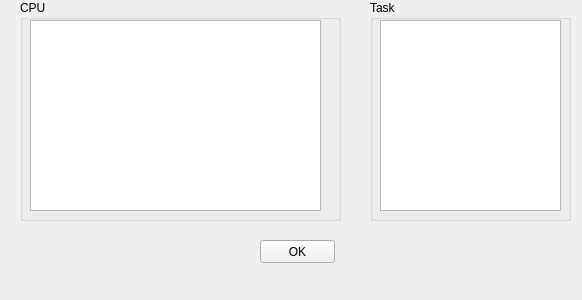
<?xml version="1.0" encoding="UTF-8"?>
<ui version="4.0">
 <class>TaskAllocationViewer</class>
 <widget class="QWidget" name="TaskAllocationViewer">
  <property name="geometry">
   <rect>
    <x>0</x>
    <y>0</y>
    <width>582</width>
    <height>300</height>
   </rect>
  </property>
  <property name="windowTitle">
   <string>Task Allocation</string>
  </property>
  <widget class="QPushButton" name="okButton">
   <property name="geometry">
    <rect>
     <x>260</x>
     <y>240</y>
     <width>75</width>
     <height>23</height>
    </rect>
   </property>
   <property name="text">
    <string>OK</string>
   </property>
  </widget>
  <widget class="QGroupBox" name="taskBox">
   <property name="geometry">
    <rect>
     <x>370</x>
     <y>0</y>
     <width>201</width>
     <height>221</height>
    </rect>
   </property>
   <property name="title">
    <string>Task</string>
   </property>
   <widget class="QTableWidget" name="taskTable">
    <property name="geometry">
     <rect>
      <x>10</x>
      <y>20</y>
      <width>181</width>
      <height>191</height>
     </rect>
    </property>
   </widget>
  </widget>
  <widget class="QGroupBox" name="taskCPUBox_2">
   <property name="geometry">
    <rect>
     <x>20</x>
     <y>0</y>
     <width>321</width>
     <height>221</height>
    </rect>
   </property>
   <property name="title">
    <string>CPU</string>
   </property>
   <widget class="QTableWidget" name="cpuTable">
    <property name="geometry">
     <rect>
      <x>10</x>
      <y>20</y>
      <width>291</width>
      <height>191</height>
     </rect>
    </property>
   </widget>
  </widget>
 </widget>
 <resources/>
 <connections/>
</ui>
